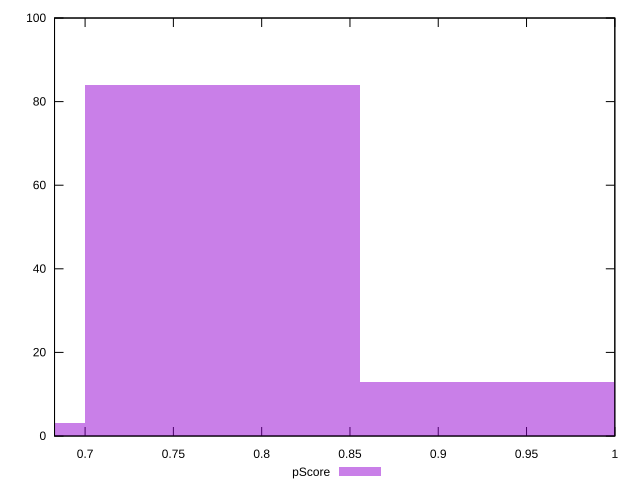

Recreate this plot in gnuplot.
reset

$pScore <<EOF
0.7780023435243998 84
0.9336028122292797 13
0.6224018748195198 3
EOF

set key outside below
set boxwidth 0.15560046870487995
set xrange [0.682690555555746:1]
set yrange [0:100]
set trange [0:100]
set style fill transparent solid 0.5 noborder
set terminal svg size 640, 490 enhanced background rgb 'white'
set output "report_00015_2021-02-09T16-11-33.973Z/uses-rel-preconnect/samples/pages+cached+noadtech/pScore/histogram.svg"

plot $pScore title "pScore" with boxes

reset
